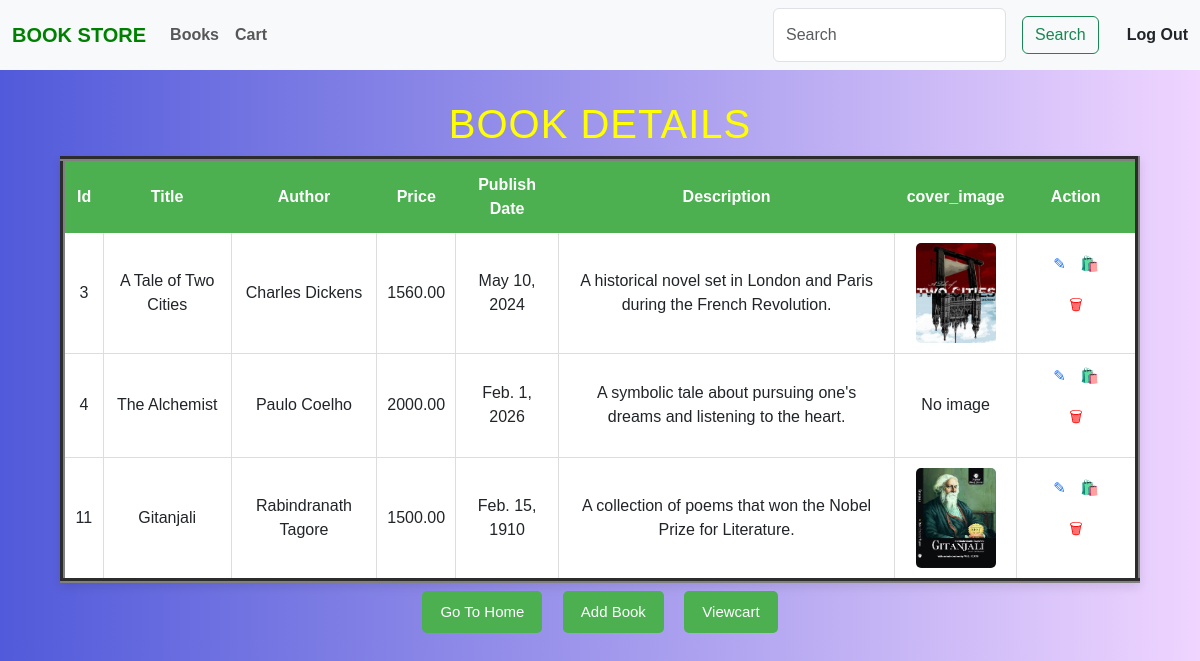
/viewbook/ (signed in), run on the app's committed database.
### myapp/models.py (models this page shows, shortened)
class Book(models.Model):
    title=models.CharField(max_length=100)
    author=models.CharField(max_length=100)
    price=models.DecimalField(max_digits=6 ,decimal_places=2)
    pub_date=models.DateField()
    description=models.TextField()
    cover_image=models.ImageField(upload_to='book-covers/', null=True,blank=True)

### myapp/views.py (the view)
# urls.py: path("viewbook/",views.view_book, name="viewbook"),
@login_required
def view_book(request):
    data=Book.objects.all()
    return render(request,"viewbook.html",{'a':data})

### myapp/templates/viewbook.html (shortened to what this page needs)
{% extends 'base.html' %}
{% load static %}
{% block content %}
{% block extra_css %}
<link rel="stylesheet" href="{% static 'css\viewbook.css' %}">
    {% endblock %}
    <center>
        <h1 style="color: yellow;">BOOK DETAILS</h1>
        <table border="5">
            <tr>
                <th>Id</th>
                <th>Title</th>
                <th>Author</th>
                <th>Price</th>
                <th>Publish Date</th>
                <th>Description</th>
                <th>cover_image</th>
                <th>Action</th>
            </tr>
            {% for i in a %}
            <tr>
                <td>{{i.id}}</td>
                <td>{{i.title}}</td>
                <td>{{i.author}}</td>
                <td>{{i.price}}</td>
                <td>{{i.pub_date}}</td>
                <td>{{i.description}}</td>
                <td>
                    {% if i.cover_image %}
                    <img src="{{i.cover_image.url}}" width="80px" height="100px">
                    {% else %}
                    No image
                    {% endif %}
                </td>
                <td><a href="{% url 'updatebook' i.id %}">✎</a>
                <a href="{% url 'addcart' i.id %}">🛍️</a>
                <form action="{% url 'deletebook' i.id %}" method="POST" style="display: inline;"
                onsubmit="return confirm('Are you sure you want to delete this book?');">
                <button type="submit" style="background:none; border:none; color:red;">
                🗑 </button>
                </form>
            </td>
            </tr>
            {% endfor %}
        </table>
        <button><a href="{% url 'home' %}">Go To Home</a></button>
        <button><a href="{% url 'addbook' %}">Add Book</a></button>
        <button><a href="{% url 'viewcart' %}">Viewcart</a></button>
    </center>
{% endblock %}

### myapp/static/css/viewbook.css (style rules this page uses)
body { background: linear-gradient(90deg, #515ada 0%,#efd5ff 100%); font-family: Arial, Helvetica, sans-serif; margin: 0; padding: 0; }
h1 { margin-top: 30px; color: #2c3e50; letter-spacing: 1px; }
table { border-collapse: collapse; width: 90%; margin: auto; background: white; box-shadow: 0 4px 10px rgba(0, 0, 0, 0.1); }
th { background-color: #4CAF50; color: white; padding: 12px; text-align: center; font-size: 16px; }
td { padding: 10px; text-align: center; border-bottom: 1px solid #ddd; border-right: 1px solid #ddd; }
img { border-radius: 5px; }
td a { font-size: 15px; margin: 5px; text-decoration: none; }
button { background-color: #4CAF50; color: white; border: none; padding: 10px 18px; margin: 8px; border-radius: 5px; font-size: 15px; cursor: pointer; transition: 0.3s; }
button a { text-decoration: none; color: white; }

### data on the page
Book: id "3", title "A Tale of Two Cities", author "Charles Dickens", price "1560.00", pub_date "May 10, 2024", description "A historical novel set in London and Paris during the French Revolution.", cover_image (picture)
Book: id "4", title "The Alchemist", author "Paulo Coelho", price "2000.00", pub_date "Feb. 1, 2026", description "A symbolic tale about pursuing one's dreams and listening to the heart.", cover_image "No image"
Book: id "11", title "Gitanjali", author "Rabindranath Tagore", price "1500.00", pub_date "Feb. 15, 1910", description "A collection of poems that won the Nobel Prize for Literature.", cover_image (picture)
